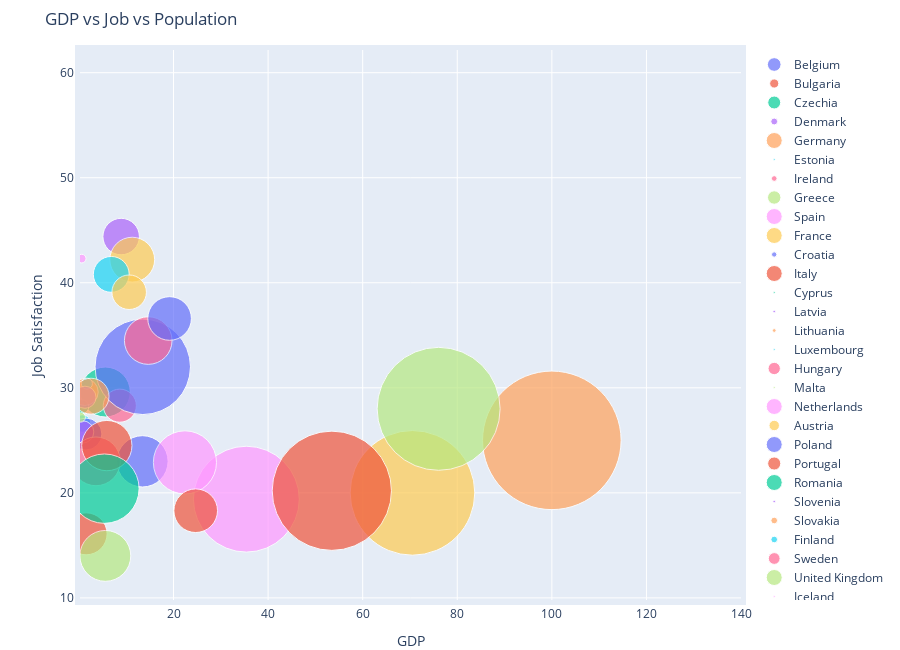

The code cell stored with this chart in its notebook:
### Markdown cell above
#### GDP vs Job vs Population(bubble size)

### Code cell
import warnings
warnings.filterwarnings('ignore')


figure = bubbleplot(dataset = df, x_column='gdp', y_column='prct_job_satis_high', 
    bubble_column='country', size_column='total_pop', color_column='country',
    x_title="GDP", y_title="Job Satisfaction", title='GDP vs Job vs Population',
    x_logscale=False, scale_bubble=3, height=650)

iplot(figure, config={'scrollzoom': True})

### Figure 1 — Plotly figure (JSON) as saved in the notebook; plotly's stock layout.template omitted (floating-point values rounded to 4 significant figures)
{"data": [{"marker": {"size": [13.66], "sizemode": "area", "sizeref": 0.01037}, "mode": "markers", "name": "Belgium", "text": ["Belgium"], "type": "scatter", "x": [13.44], "y": [23.0]}, {"marker": {"size": [9.142], "sizemode": "area", "sizeref": 0.01037}, "mode": "markers", "name": "Bulgaria", "text": ["Bulgaria"], "type": "scatter", "x": [1.523], "y": [16.1]}, {"marker": {"size": [12.96], "sizemode": "area", "sizeref": 0.01037}, "mode": "markers", "name": "Czechia", "text": ["Czechia"], "type": "scatter", "x": [5.581], "y": [29.6]}, {"marker": {"size": [6.903], "sizemode": "area", "sizeref": 0.01037}, "mode": "markers", "name": "Denmark", "text": ["Denmark"], "type": "scatter", "x": [8.927], "y": [44.4]}, {"marker": {"size": [99.58], "sizemode": "area", "sizeref": 0.01037}, "mode": "markers", "name": "Germany", "text": ["Germany"], "type": "scatter", "x": [99.99], "y": [25.0]}, {"marker": {"size": [1.607], "sizemode": "area", "sizeref": 0.01037}, "mode": "markers", "name": "Estonia", "text": ["Estonia"], "type": "scatter", "x": [0.6862], "y": [26.6]}, {"marker": {"size": [5.679], "sizemode": "area", "sizeref": 0.01037}, "mode": "markers", "name": "Ireland", "text": ["Ireland"], "type": "scatter", "x": [8.647], "y": [28.3]}, {"marker": {"size": [13.43], "sizemode": "area", "sizeref": 0.01037}, "mode": "markers", "name": "Greece", "text": ["Greece"], "type": "scatter", "x": [5.585], "y": [14.0]}, {"marker": {"size": [58.12], "sizemode": "area", "sizeref": 0.01037}, "mode": "markers", "name": "Spain", "text": ["Spain"], "type": "scatter", "x": [35.4], "y": [19.4]}, {"marker": {"size": [80.61], "sizemode": "area", "sizeref": 0.01037}, "mode": "markers", "name": "France", "text": ["France"], "type": "scatter", "x": [70.52], "y": [20.0]}, {"marker": {"size": [5.319], "sizemode": "area", "sizeref": 0.01037}, "mode": "markers", "name": "Croatia", "text": ["Croatia"], "type": "scatter", "x": [1.476], "y": [25.6]}, {"marker": {"size": [73.78], "sizemode": "area", "sizeref": 0.01037}, "mode": "markers", "name": "Italy", "text": ["Italy"], "type": "scatter", "x": [53.48], "y": [20.2]}, {"marker": {"size": [1.043], "sizemode": "area", "sizeref": 0.01037}, "mode": "markers", "name": "Cyprus", "text": ["Cyprus"], "type": "scatter", "x": [0.5851], "y": [28.2]}, {"marker": {"size": [2.57], "sizemode": "area", "sizeref": 0.01037}, "mode": "markers", "name": "Latvia", "text": ["Latvia"], "type": "scatter", "x": [0.7923], "y": [25.8]}, {"marker": {"size": [3.778], "sizemode": "area", "sizeref": 0.01037}, "mode": "markers", "name": "Lithuania", "text": ["Lithuania"], "type": "scatter", "x": [1.229], "y": [29.6]}, {"marker": {"size": [0.636], "sizemode": "area", "sizeref": 0.01037}, "mode": "markers", "name": "Luxembourg", "text": ["Luxembourg"], "type": "scatter", "x": [1.687], "y": [30.4]}, {"marker": {"size": [12.34], "sizemode": "area", "sizeref": 0.01037}, "mode": "markers", "name": "Hungary", "text": ["Hungary"], "type": "scatter", "x": [3.605], "y": [23.0]}, {"marker": {"size": [0.5182], "sizemode": "area", "sizeref": 0.01037}, "mode": "markers", "name": "Malta", "text": ["Malta"], "type": "scatter", "x": [0.3273], "y": [27.2]}, {"marker": {"size": [20.68], "sizemode": "area", "sizeref": 0.01037}, "mode": "markers", "name": "Netherlands", "text": ["Netherlands"], "type": "scatter", "x": [22.42], "y": [22.9]}, {"marker": {"size": [10.43], "sizemode": "area", "sizeref": 0.01037}, "mode": "markers", "name": "Austria", "text": ["Austria"], "type": "scatter", "x": [11.27], "y": [42.2]}, {"marker": {"size": [47.23], "sizemode": "area", "sizeref": 0.01037}, "mode": "markers", "name": "Poland", "text": ["Poland"], "type": "scatter", "x": [13.5], "y": [32.0]}, {"marker": {"size": [13.11], "sizemode": "area", "sizeref": 0.01037}, "mode": "markers", "name": "Portugal", "text": ["Portugal"], "type": "scatter", "x": [5.901], "y": [24.5]}, {"marker": {"size": [24.98], "sizemode": "area", "sizeref": 0.01037}, "mode": "markers", "name": "Romania", "text": ["Romania"], "type": "scatter", "x": [5.392], "y": [20.4]}, {"marker": {"size": [2.545], "sizemode": "area", "sizeref": 0.01037}, "mode": "markers", "name": "Slovenia", "text": ["Slovenia"], "type": "scatter", "x": [1.277], "y": [29.1]}, {"marker": {"size": [6.7], "sizemode": "area", "sizeref": 0.01037}, "mode": "markers", "name": "Slovakia", "text": ["Slovakia"], "type": "scatter", "x": [2.57], "y": [29.2]}, {"marker": {"size": [6.673], "sizemode": "area", "sizeref": 0.01037}, "mode": "markers", "name": "Finland", "text": ["Finland"], "type": "scatter", "x": [6.838], "y": [40.8]}, {"marker": {"size": [11.77], "sizemode": "area", "sizeref": 0.01037}, "mode": "markers", "name": "Sweden", "text": ["Sweden"], "type": "scatter", "x": [14.66], "y": [34.5]}, {"marker": {"size": [78.43], "sizemode": "area", "sizeref": 0.01037}, "mode": "markers", "name": "United Kingdom", "text": ["United Kingdom"], "type": "scatter", "x": [76.06], "y": [28.0]}, {"marker": {"size": [0.3917], "sizemode": "area", "sizeref": 0.01037}, "mode": "markers", "name": "Iceland", "text": ["Iceland"], "type": "scatter", "x": [0.5901], "y": [42.3]}, {"marker": {"size": [6.182], "sizemode": "area", "sizeref": 0.01037}, "mode": "markers", "name": "Norway", "text": ["Norway"], "type": "scatter", "x": [10.62], "y": [39.1]}, {"marker": {"size": [9.875], "sizemode": "area", "sizeref": 0.01037}, "mode": "markers", "name": "Switzerland", "text": ["Switzerland"], "type": "scatter", "x": [19.17], "y": [36.6]}, {"marker": {"size": [9.875], "sizemode": "area", "sizeref": 0.01037}, "mode": "markers", "name": "Turkey", "text": ["Turkey"], "type": "scatter", "x": [24.69], "y": [18.3]}], "layout": {"height": 650, "hovermode": "closest", "margin": {"b": 50, "pad": 5, "t": 50}, "showlegend": true, "title": {"text": "GDP vs Job vs Population"}, "xaxis": {"autorange": false, "range": [0.2291, 140.0], "title": {"text": "GDP"}}, "yaxis": {"autorange": false, "range": [9.8, 62.16], "title": {"text": "Job Satisfaction"}}}}
